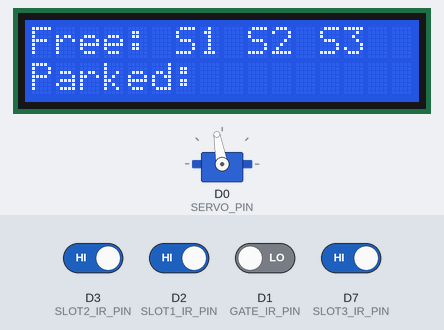
The sketch below on a simulated ESP8266 (NodeMCU). On the bench: servo, 16×2 character LCD. The test bench sets the inputs (shaded band); at power-on: D2 (SLOT1_IR_PIN), D3 (SLOT2_IR_PIN), D7 (SLOT3_IR_PIN) HIGH, D1 (GATE_IR_PIN) LOW. WiFi joins after 1.5 s; servers stay silent unless stated; what the sketch prints to the serial monitor is not drawn.

Above: at 4.3 s.
4.4 s: D3 (SLOT2_IR_PIN) driven LOW
At 6.4 s:
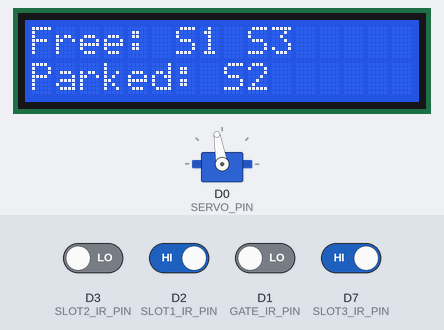
6.9 s: D2 (SLOT1_IR_PIN) driven LOW
At 8.5 s:
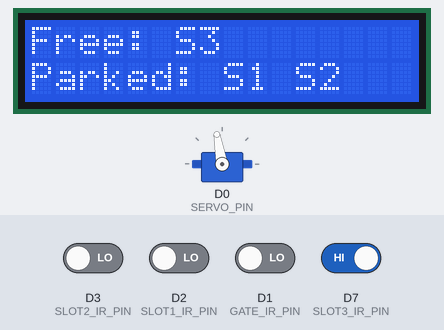
9.4 s: D7 (SLOT3_IR_PIN) driven LOW
At 11.6 s:
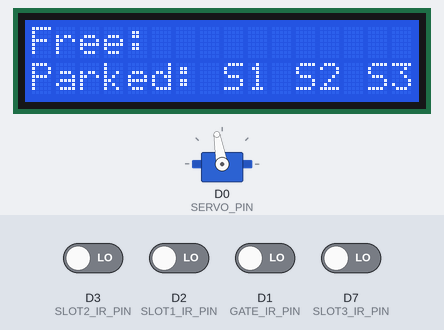
11.9 s: D1 (GATE_IR_PIN) driven HIGH
At 14.7 s:
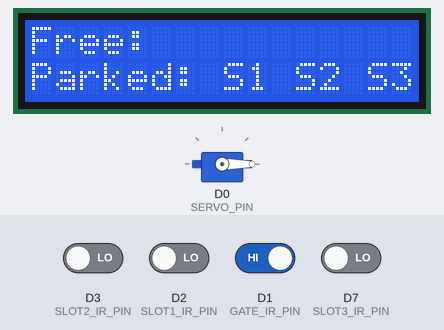
15.0 s: D3 (SLOT2_IR_PIN) driven HIGH
At 16.8 s:
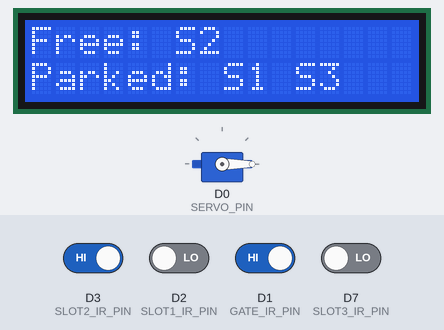
17.5 s: D2 (SLOT1_IR_PIN) driven HIGH
At 18.9 s:
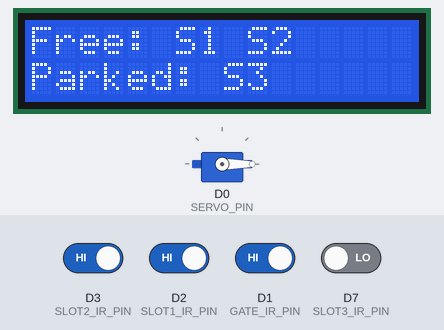
Timing chart, 0 to 20.5 s (numbered marks = the images above; inputs shaded):
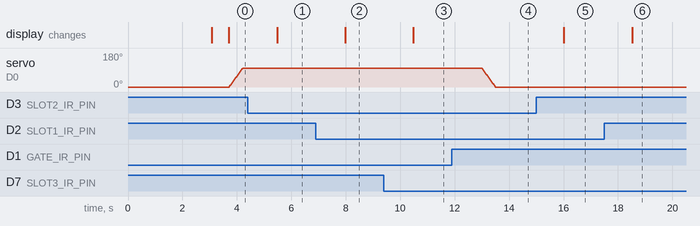

The sketch:

ParkBuddy-lcd.ino.ino
```cpp
#include <ESP8266WiFi.h>
#include <ESP8266Firebase.h>
#include <Wire.h>
#include <Servo.h>
#include <LiquidCrystal_PCF8574.h>
//#include <LiquidCrystal_I2C.h>


// Wi-Fi configuration
#define _SSID "Pixel 7a"       // Your WiFi SSID
#define _PASSWORD "87654321"   // Your WiFi Password

// Firebase configuration
#define REFERENCE_URL "https://parkbuddy-653a1-default-rtdb.firebaseio.com"

// Define pin numbers
#define GATE_IR_PIN D1    // Gate IR sensor connected to D1
#define SERVO_PIN D0      // Servo motor connected to D0
#define SLOT1_IR_PIN D2   // Parking spot 1 IR sensor connected to D2
#define SLOT2_IR_PIN D3   // Parking spot 2 IR sensor connected to D3
#define SLOT3_IR_PIN D7   // Parking spot 3 IR sensor connected to D7

// Initialize Firebase
Firebase firebase(REFERENCE_URL);
Servo gateServo;

// Define LCD I2C address and pin setup for ESP8266
LiquidCrystal_PCF8574 lcd(0x27);  // Adjust the address as needed (0x27 or 0x3F)

void setup() {
  Serial.begin(115200);

  // Initialize Wi-Fi connection
  WiFi.mode(WIFI_STA);
  WiFi.disconnect();
  delay(1000);
  Serial.print("Connecting to: ");
  Serial.println(_SSID);
  WiFi.begin(_SSID, _PASSWORD);

  while (WiFi.status() != WL_CONNECTED) {
    delay(2000);
    Serial.print(".");
  }

  Serial.println("WiFi Connected: ");
  Serial.println(_SSID);
  Serial.print("IP Address: ");
  Serial.println(WiFi.localIP());

  // Initialize the servo
  gateServo.attach(SERVO_PIN);
  gateServo.write(0); // Initial position of the servo (closed gate)

  // Initialize the LCD
  Wire.begin(D6, D5);    // SDA -> D2 (GPIO4), SCL -> D1 (GPIO5)
  lcd.begin(16, 2);      // Initialize LCD with 16 columns and 2 rows
  lcd.setBacklight(255); // Turn on the backlight at full brightness

  lcd.setCursor(0, 0);
  lcd.print("Initializing...");
}

void loop() {

  if (digitalRead(GATE_IR_PIN) == HIGH) {
    checkGate();  // Check and update the gate status
    checkSlots(); // Check and update all parking slots simultaneously
  }
  else {
    Serial.println("Entry detected");
    gateServo.attach(SERVO_PIN);
    checkGate();
    checkSlots();

    //open gate slowly
    for (int angle = 0; angle <= 100; angle+=4) {
      gateServo.write(angle);
      delay(20);
    }

    //keep gate open until the vehicle is waiting at gate
    while (digitalRead(GATE_IR_PIN) != HIGH) {
      checkGate();
      checkSlots();
    }

    //close gate slowly
    checkGate();
    checkSlots();

    for (int angle = 100; angle >= 0; angle-=4) {
      gateServo.write(angle);
      delay(20);
    }
    gateServo.detach();
  }
}

// Function to check all parking slots simultaneously
void checkSlots() {
  // Read all IR sensors at once
  bool isSlot1Occupied = (digitalRead(SLOT1_IR_PIN) == LOW); // Assuming LOW means object detected
  bool isSlot2Occupied = (digitalRead(SLOT2_IR_PIN) == LOW); // Assuming LOW means object detected
  bool isSlot3Occupied = (digitalRead(SLOT3_IR_PIN) == LOW); // Assuming LOW means object detected

  updateSlotStatus(1, isSlot1Occupied);  // Update Slot 1 status
  updateSlotStatus(2, isSlot2Occupied);  // Update Slot 2 status
  updateSlotStatus(3, isSlot3Occupied);  // Update Slot 3 status
  Serial.println("--------------");

  // Print the status on the LCD
  displayStatus(isSlot1Occupied, isSlot2Occupied, isSlot3Occupied);
}

// Helper function to update individual slot status
void updateSlotStatus(int slotNumber, bool isOccupied) {
  String path = "parking_space/slot" + String(slotNumber) + "/status";

  if (isOccupied) {
    firebase.setString(path, "Parked");
    Serial.println("Slot " + String(slotNumber) + ": Parked");
  } else {
    firebase.setString(path, "Free");
    Serial.println("Slot " + String(slotNumber) + ": Free");
  }
}

// Function to check the gate IR sensor status
void checkGate() {
  if (digitalRead(GATE_IR_PIN) == LOW) {
    Serial.println("Gate opened");
    firebase.setString("parking_space/gate/status", "Gate opened");
  } else {
    Serial.println("Gate closed");
    firebase.setString("parking_space/gate/status", "Gate closed");
  }
}

// Function to display parking slot status on the LCD
void displayStatus(bool slot1, bool slot2, bool slot3) {
  lcd.clear();

  // Create strings for Free and Parked slots
  String freeSlots = "";
  String parkedSlots = "";

  if (!slot1) freeSlots += "S1 ";
  else parkedSlots += "S1 ";

  if (!slot2) freeSlots += "S2 ";
  else parkedSlots += "S2 ";

  if (!slot3) freeSlots += "S3 ";
  else parkedSlots += "S3 ";

  // Display the status on two lines
  lcd.setCursor(0, 0);
  lcd.print("Free: " + freeSlots);

  lcd.setCursor(0, 1);
  lcd.print("Parked: " + parkedSlots);
}
```

Measured:
- after the input at 4.4 s, the display: changes after 1.1 s (image 1)
- after the input at 6.9 s, the display: changes after 1.1 s (image 2)
- after the input at 9.4 s, the display: changes after 1.1 s (image 3)
- after the input at 11.9 s, servo on D0 (SERVO_PIN): moves from 100° to 0° over 0.48 s, starting after 1.1 s
- after the input at 15.0 s, the display: changes after 1.0 s (image 5)
- after the input at 17.5 s, the display: changes after 1.0 s (image 6)
